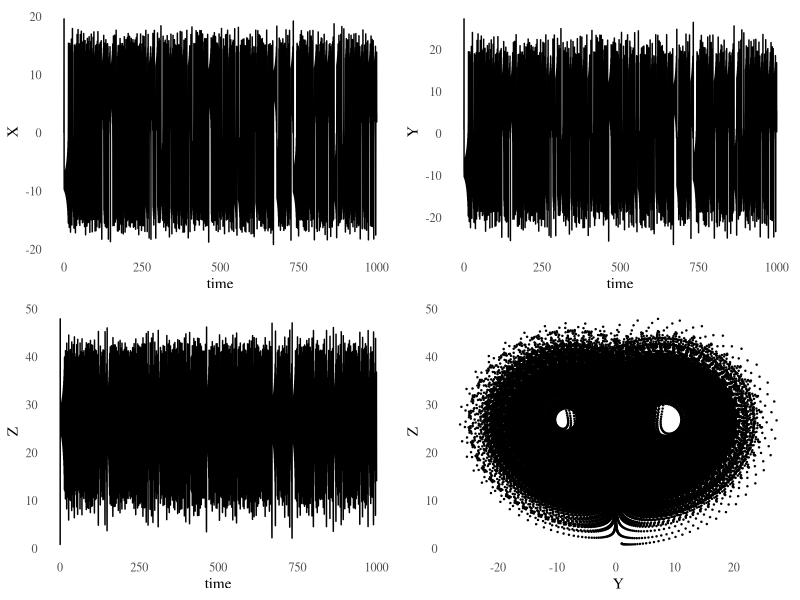
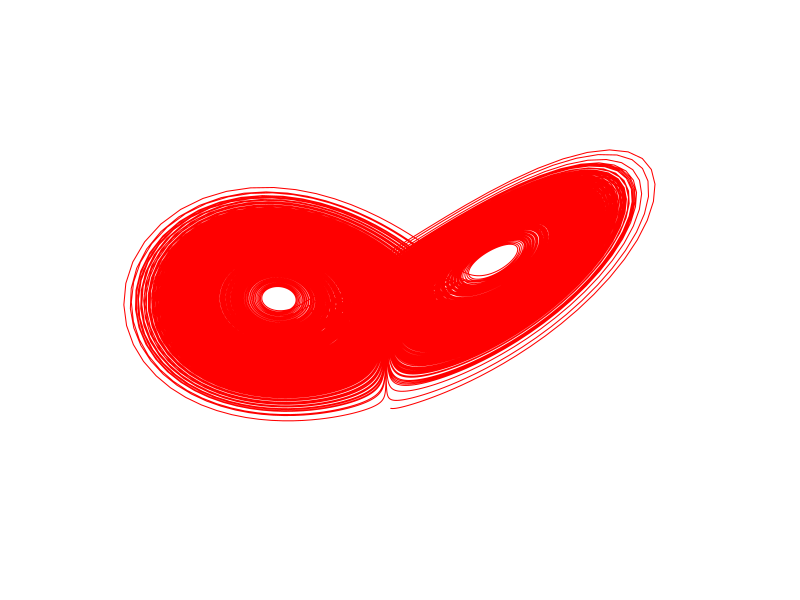

The R source for these figures, in order:
library(deSolve)
library(ggplot2)
library(gridExtra)
library(ggthemes)

Lorenz <- function(t, state, parameters) {
  with(as.list(c(state, parameters)), {
    dX <- s * (Y - X)
    dY <- X * (r - Z) - Y
    dZ <- X * Y - b * Z
    list(c(dX, dY, dZ))
  })
}

iniState <- c(X = 0.01, Y = 1, Z = 1)

s <- c(10)
r <- c(28)
b <- c(8/3)
params <- data.frame(s = s, r = r, b = b)

t <- seq(0.01, 1000, by = 0.01)
out <- as.data.frame(ode(y = iniState, 
                         times = t, 
                         func = Lorenz, 
                         parms = params[1,]))


xplot <- ggplot(data = out, aes(time, X)) +
  geom_line() +
  theme_tufte(ticks=FALSE)

yplot <- ggplot(data = out, aes(time, Y)) +
  geom_line() +
  theme_tufte(ticks=FALSE)

zplot <- ggplot(data = out, aes(time, Z)) +
  geom_line() +
  theme_tufte(ticks=FALSE)

lauplot <- ggplot(data = out, aes(Y, Z)) + 
  geom_point(size = 0.2) +
  theme_tufte(ticks=FALSE)

grid.arrange(xplot, yplot, zplot, lauplot, nrow = 2)


## 3D

library(scatterplot3d)

sequenceLaurence <- function(t) {
  out <- as.data.frame(ode(y = iniState, 
                           times = t, 
                           func = Lorenz, 
                           parms = params[1,]))
  
  scatterplot3d(x=out[,2],
                y=out[,3],
                z=out[,4],
                color="red",
                type="l",
                box=FALSE,
                highlight.3d=F,
                grid=F,
                axis=F,
                xlab=NULL,
                ylab=NULL,
                zlab=NULL,
                main=NULL)
}

sequenceLaurence(t)
